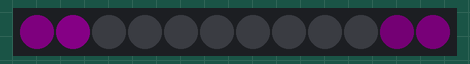
Recording of a sketch running on a simulated Arduino Uno, built with avr-gcc and run on an emulated ATmega328P. Shown: 12 RGB LEDs in strip order, left to right. Dim RGB values are drawn brighter than linear.

Above: at 0.07 s.
At 0.69 s:
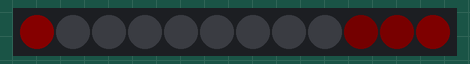
At 1.37 s:
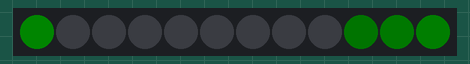
At 2.67 s:
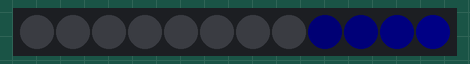
At 6.15 s:
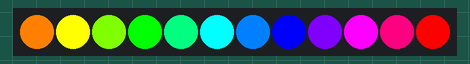
At 9.7 s:
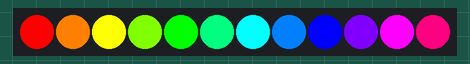

The sketch:

led_circle.ino
```cpp
#include <Adafruit_NeoPixel.h>

#define PIN            2
#define NUM_LEDS      12

Adafruit_NeoPixel pixels = Adafruit_NeoPixel(NUM_LEDS, PIN, NEO_GRB + NEO_KHZ800);

void circle(int red, int green, int blue) {
  for (int i = 0;i < NUM_LEDS;i++) {
    pixels.setPixelColor(i, pixels.Color(red, green, blue));
    pixels.show();
    for (int j = 0; j <= 8; j++){
      int index = (NUM_LEDS + i - j)%NUM_LEDS;
      pixels.setPixelColor(index, pixels.Color(red >> j, green >> j, blue >> j));
      pixels.show();
    }
    delay(50);
  }
}

int colors[][3] = {
  {255, 0, 0},
  {255, 128, 0},
  {255, 255, 0},
  {128, 255, 0},
  {0, 255, 0},
  {0, 255, 128},
  {0, 255, 255},
  {0, 128, 255},
  {0, 0, 255},
  {128, 0, 255},
  {255, 0, 255},
  {255, 0, 128},
};

void setup() {
  pixels.begin(); // This initializes the NeoPixel library.
}

void loop() {
  int times = 10;
  circle(8,0,8);
  circle(8,0,0);
  circle(0,8,0);
  circle(0,0,8);
  while (times) {
    for (int i = 0; i < NUM_LEDS; i++) {
      for (int j = 0; j < NUM_LEDS; j++) {
        int index = (NUM_LEDS + j + i)%NUM_LEDS;
        pixels.setPixelColor(index, pixels.Color(colors[j][0], colors[j][1], colors[j][2]));
        pixels.show();
      }
      delay(50);
    }
    times--;
  }

  for (int j = 0; j < NUM_LEDS; j++) {
    pixels.setPixelColor(j, pixels.Color(colors[j][0], colors[j][1], colors[j][2]));
    pixels.show();
  }

  delay(100000);
}
```
